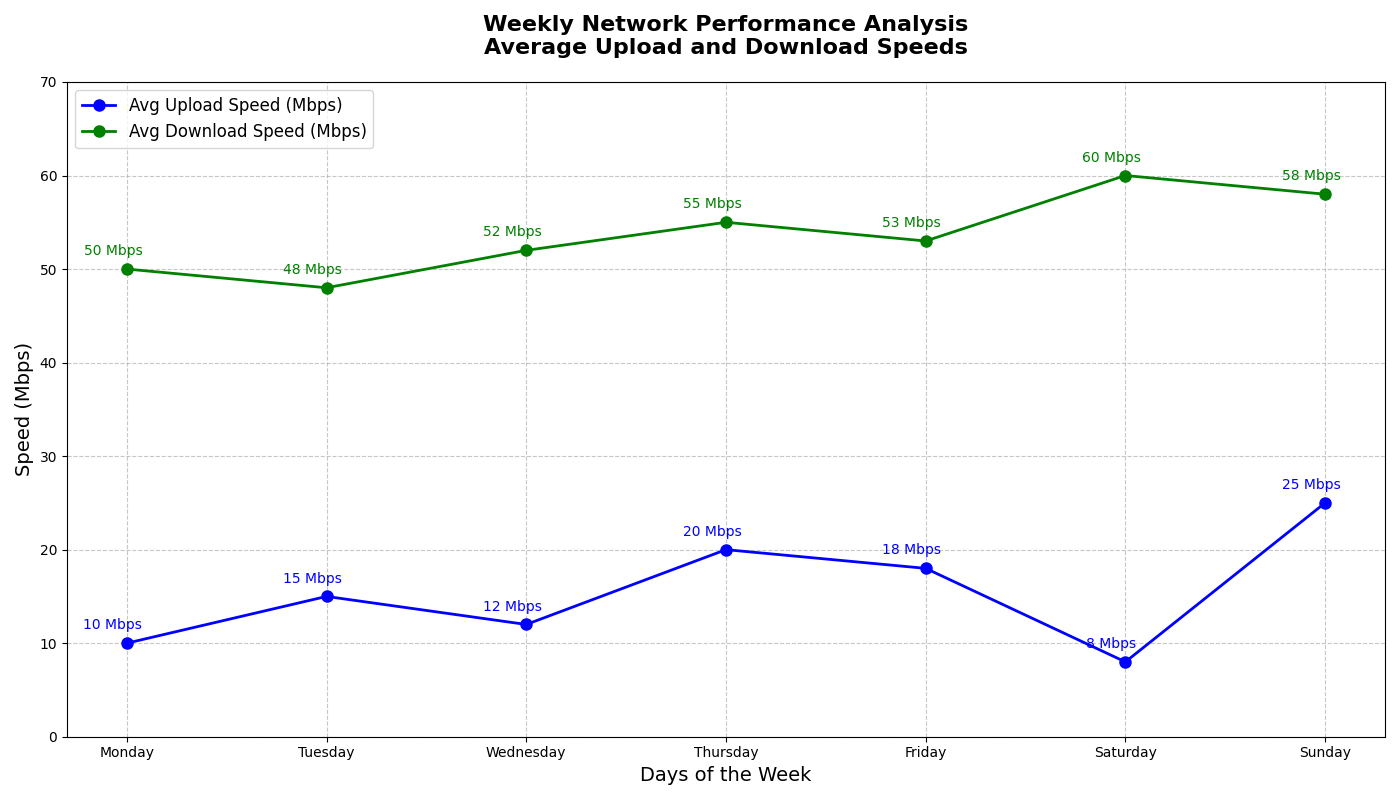

Here is the Python script that generated this plot:
import matplotlib.pyplot as plt
import numpy as np

# Backstory:
# Imagine a tech company monitoring its network's data traffic load throughout a week.
# The company has data on the average upload and download speeds (Mbps) to track network performance.

# Data Preparation
days = ['Monday', 'Tuesday', 'Wednesday', 'Thursday', 'Friday', 'Saturday', 'Sunday']
avg_upload_speeds = [10, 15, 12, 20, 18, 8, 25]  # Average upload speeds (Mbps)
avg_download_speeds = [50, 48, 52, 55, 53, 60, 58]  # Average download speeds (Mbps)

# Set up the figure and plot the line chart
plt.figure(figsize=(14, 8))

# Plot upload speeds
plt.plot(days, avg_upload_speeds, marker='o', linestyle='-', color='blue', linewidth=2, markersize=8, label='Avg Upload Speed (Mbps)')

# Annotate upload speeds
for i, speed in enumerate(avg_upload_speeds):
    plt.annotate(f'{speed} Mbps', (days[i], speed), textcoords="offset points", xytext=(-10, 10), ha='center', color='blue')

# Plot download speeds
plt.plot(days, avg_download_speeds, marker='o', linestyle='-', color='green', linewidth=2, markersize=8, label='Avg Download Speed (Mbps)')

# Annotate download speeds
for i, speed in enumerate(avg_download_speeds):
    plt.annotate(f'{speed} Mbps', (days[i], speed), textcoords="offset points", xytext=(-10, 10), ha='center', color='green')

# Title and labels
plt.title('Weekly Network Performance Analysis\nAverage Upload and Download Speeds', fontsize=16, fontweight='bold', pad=20)
plt.xlabel('Days of the Week', fontsize=14)
plt.ylabel('Speed (Mbps)', fontsize=14)

# Applying Grid
plt.grid(True, linestyle='--', alpha=0.7)

# Customize the y-axis limits
plt.ylim(0, 70)

# Add legend to the plot
plt.legend(loc='upper left', fontsize=12)

# Improve layout to prevent overlap
plt.tight_layout()

# Display the plot
plt.show()
